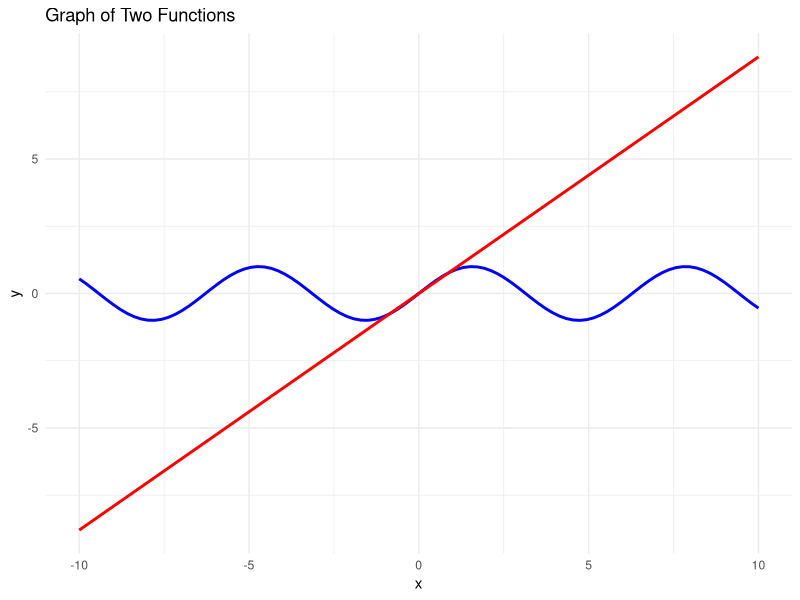

Write R code to recreate this figure.
# Install and load necessary packages
library(ggplot2)

# Define the x values
x <- seq(-10, 10, length.out = 100)  # You can adjust the length.out for smoother or coarser curves

# Define the functions
f1 <- function(x) sin(x) # Example function 1: x squared
f2 <- function(x) 0.87961*x  # Example function 2: sine function

# Create data frames for each function
data1 <- data.frame(x = x, y = f1(x))
data2 <- data.frame(x = x, y = f2(x))

# Plot the functions using ggplot2
x11()
ggplot() +
  geom_line(data = data1, aes(x = x, y = y), color = "blue", size = 1) +  # Plot function 1
  geom_line(data = data2, aes(x = x, y = y), color = "red", size = 1) +   # Plot function 2
 # xlim(-1, 1) +  # Set x-axis limits
  ylim(min(f1(x), f2(x)), max(f1(x), f2(x))) +  # Set y-axis limits to encompass both functions
  labs(x = "x", y = "y", title = "Graph of Two Functions") +  # Label axes and add title
  theme_minimal()  # Use a minimal theme
